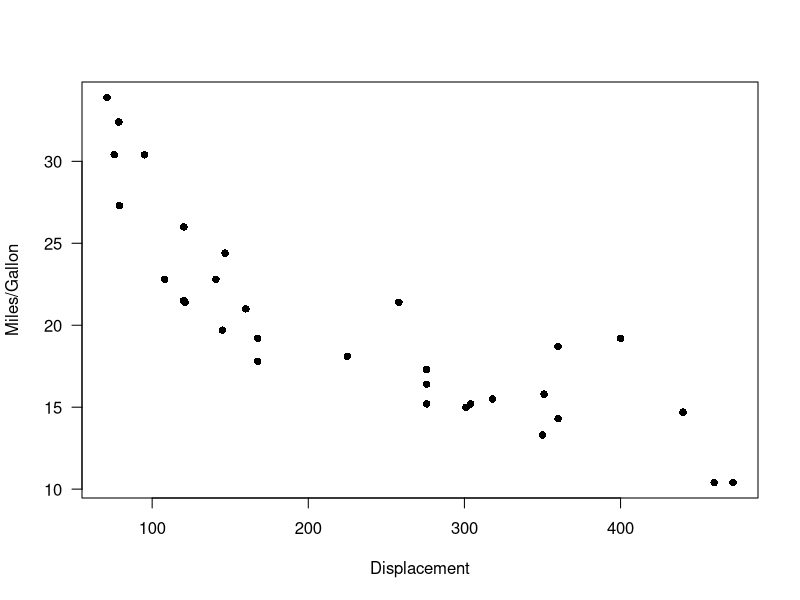
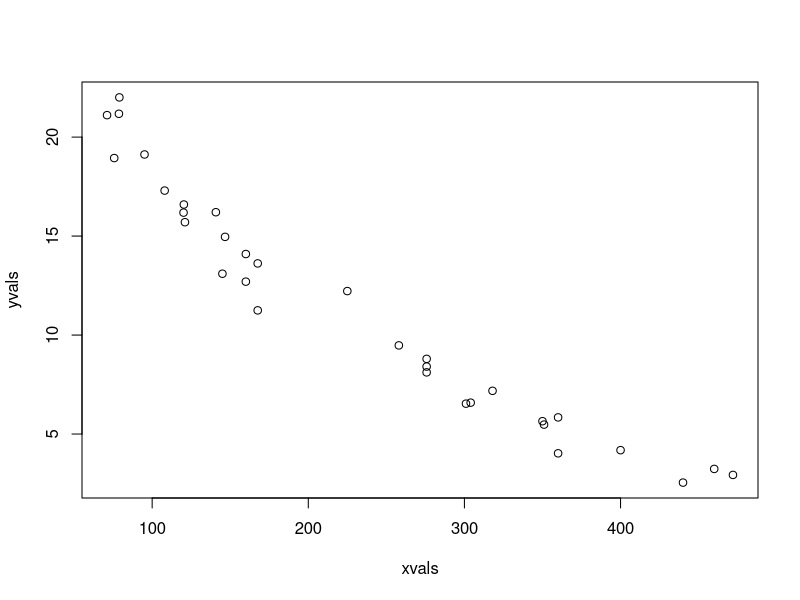
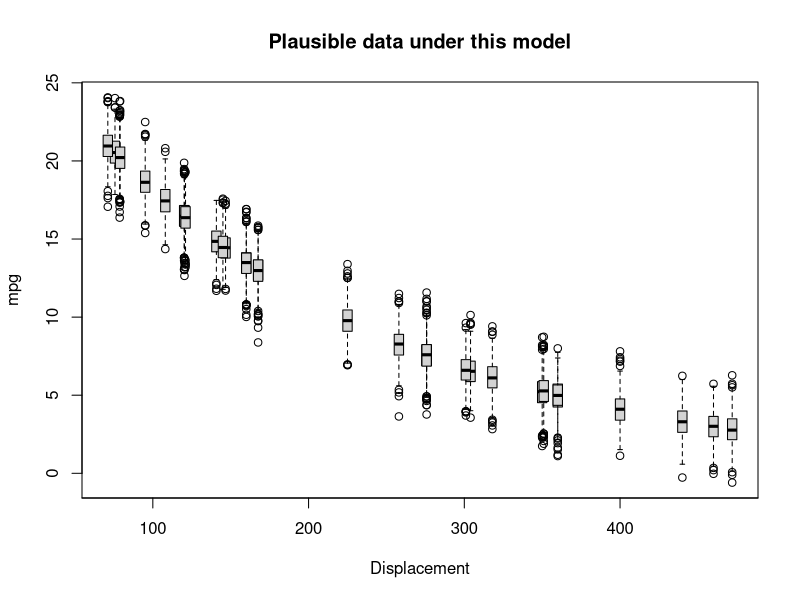
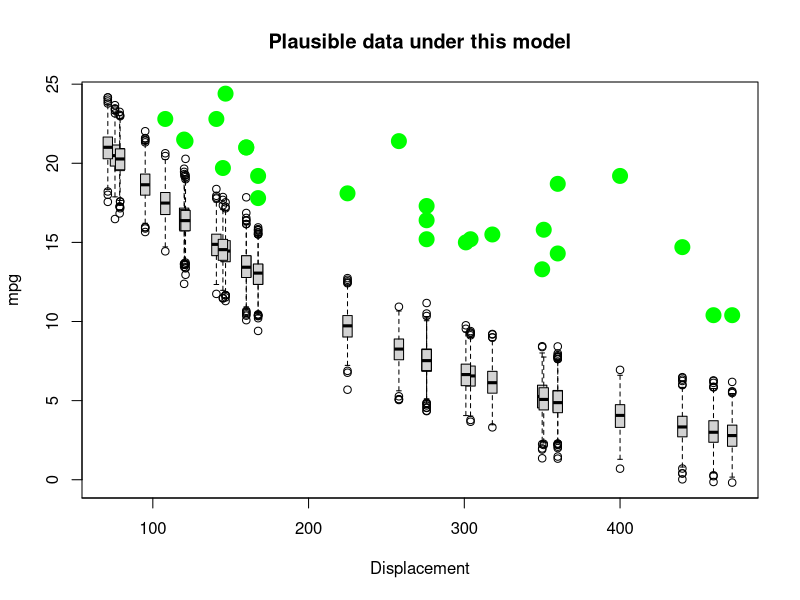
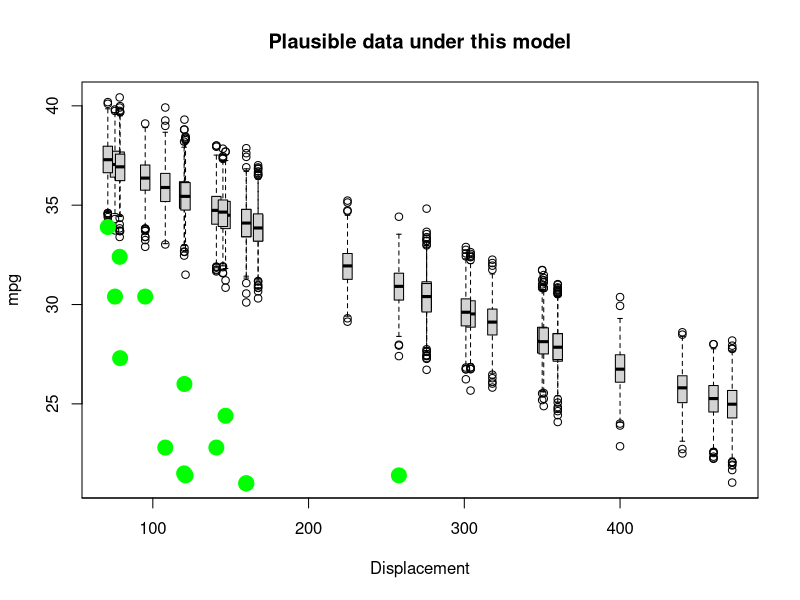
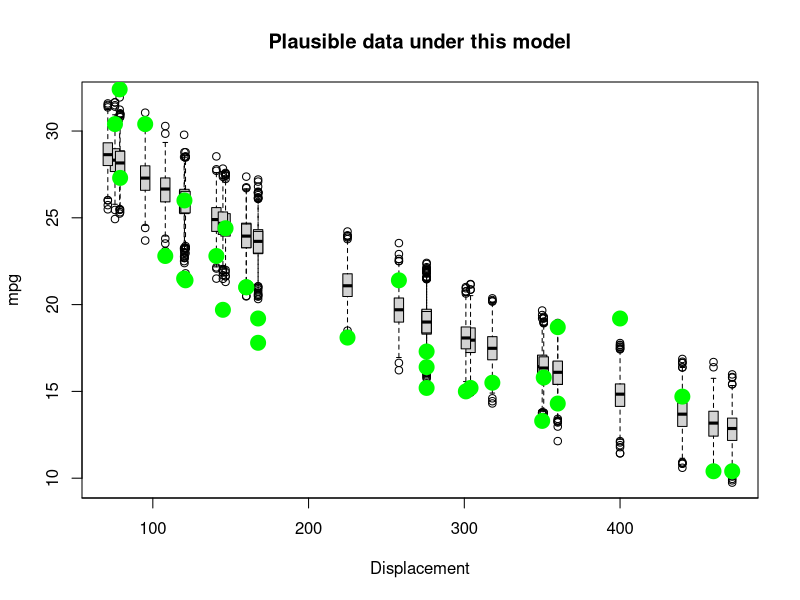
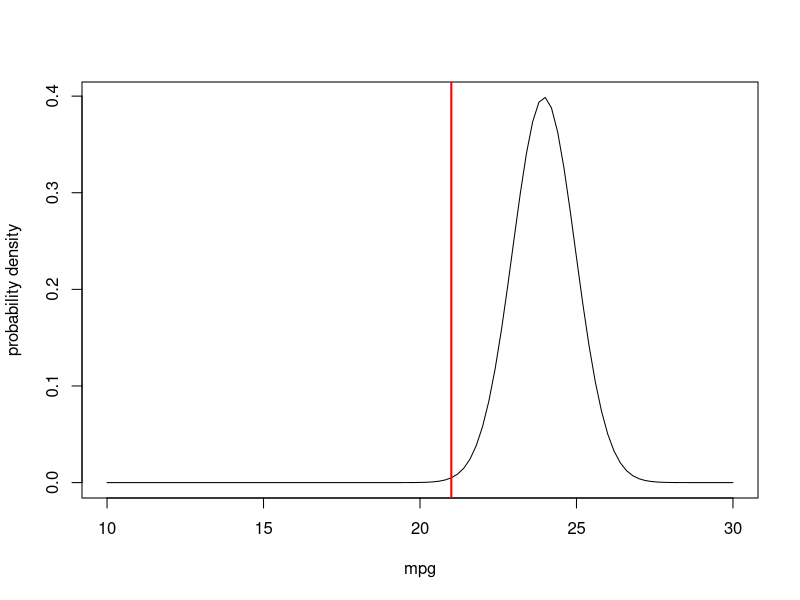
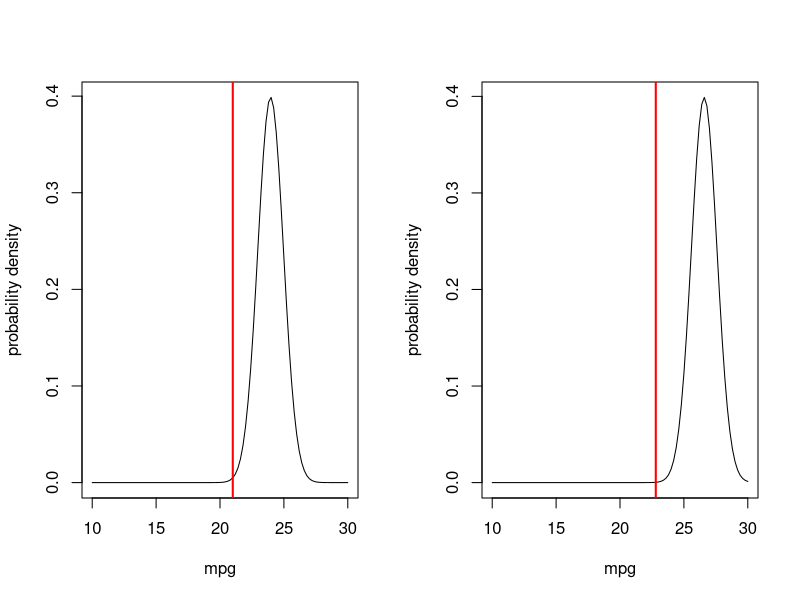

Generate these figures, in order, with R:
## ---- chunk 1
knitr::opts_chunk$set(echo = TRUE, cache = TRUE)
## ---- chunk 2
data(mtcars)

plot(mpg~disp, data = mtcars, las = 1, pch = 16, xlab = "Displacement", ylab = "Miles/Gallon")



## ---- chunk 3

Deterministic_component <- function(xvals,a,b){
  yexp <- a*exp(b*xvals)
  return(yexp)
}

DataGenerator_exp <- function(xvals,params){
  yexp <- Deterministic_component(xvals,params$a,params$b)  # get signal
  yvals <- rnorm(length(yexp),yexp,sqrt(params$c))     # add noise
  return(yvals)
}

## ---- chunk 4

xvals=mtcars$disp    # xvals same as data (this is a "fixed effect", so there is no random component here- we can't really "sample" x values)
params <- list()  
params$a=30
params$b=-0.005
params$c=1

yvals <- DataGenerator_exp(xvals,params)

plot(yvals~xvals)


## ---- chunk 5

PlotRangeOfPlausibleData <- function(xvals,params,reps){ 
  samplesize <- length(xvals)
  results <- array(0,dim=c(samplesize,reps))   # storage array for results
  for(i in 1:reps){
    yvals <- DataGenerator_exp(xvals,params)
    results[,i] <- yvals
  }
      # now make a boxplot of the results
  boxplot(lapply(1:nrow(results), function(i) results[i,]),at=xvals, xaxt="n",main="Plausible data under this model",ylab="mpg",xlab="Displacement",boxwex=6)
  cleanseq <- (seq(0,max(round(xvals/100)),length=(max(round(xvals/100)))+1))*100
  axis(1,at=cleanseq,labels = cleanseq)    # label the x axis properly
  
}

## ---- chunk 6
reps <- 1000    # number of replicate datasets to generate

PlotRangeOfPlausibleData(xvals,params,reps)

## ---- chunk 7
real_yvals <- mtcars$mpg
PlotRangeOfPlausibleData(xvals,params,reps)
points(xvals,real_yvals,pch=20,cex=3,col="green")
## ---- chunk 8
params$a=40       # was 30
params$b=-0.001   # was 0.005

    
PlotRangeOfPlausibleData(xvals,params,reps)
points(xvals,real_yvals,pch=20,cex=3,col="green")    # overlay the real data

## ---- chunk 9
params$a=33       # was 40
params$b=-0.002   # was 0.001

    
PlotRangeOfPlausibleData(xvals,params,reps)
points(xvals,real_yvals,pch=20,cex=3,col="green")    # overlay the real data
## ---- chunk 10

obs.data <- mtcars[1,c("mpg","disp")]
obs.data

## ---- chunk 11
############
# "best fit" parameters from above
############

params$a=33       # was 40
params$b=-0.002   # was 0.001
params$c=1

params

expected_val <- Deterministic_component(obs.data$disp,params$a,params$b)
expected_val

## ---- chunk 12
mean = expected_val   # 23.96
stdev = sqrt(params$c)

curve(dnorm(x,mean,stdev),10,30,xlab="mpg",ylab="probability density")   # probability density
abline(v=obs.data$mpg,col="red",lwd=2)

## ---- chunk 13
likelihood = dnorm(obs.data$mpg,mean,stdev)
likelihood
## ---- chunk 14

obs.data <- mtcars[c(1,3),c("mpg","disp")]
obs.data

par(mfrow=c(1,2))  # set up graphics!

for(i in 1:nrow(obs.data)){
  curve(dnorm(x,Deterministic_component(obs.data$disp[i],params$a,params$b),sqrt(params$c)),10,30,xlab="mpg",ylab="probability density")   # probability density
  abline(v=obs.data$mpg[i],col="red",lwd=2)
}

## ---- chunk 15
Likelihood <- dnorm(obs.data$mpg[1],Deterministic_component(obs.data$disp[1],params$a,params$b),sqrt(params$c)) *
              dnorm(obs.data$mpg[2],Deterministic_component(obs.data$disp[2],params$a,params$b),sqrt(params$c))  
Likelihood
## ---- chunk 16
obs.data <- mtcars[c(1,3,4,5),c("mpg","disp")]
obs.data

par(mfrow=c(2,2))  # set up graphics!

for(i in 1:nrow(obs.data)){
  curve(dnorm(x,Deterministic_component(obs.data$disp[i],params$a,params$b),sqrt(params$c)),10,30,xlab="mpg",ylab="probability density")   # probability density
  abline(v=obs.data$mpg[i],col="red",lwd=2)
}

## ---- chunk 17
Likelihood <- 1     # initialize the likelihood
for(i in 1:nrow(obs.data)){
  Likelihood <- Likelihood * dnorm(obs.data$mpg[i],Deterministic_component(obs.data$disp[i],params$a,params$b),sqrt(params$c))
}
Likelihood
## ---- chunk 18

Likelihood <- prod(dnorm(obs.data$mpg,Deterministic_component(obs.data$disp,params$a,params$b),sqrt(params$c)))
Likelihood
## ---- chunk 19
full.data <- mtcars[,c("mpg","disp")]
Likelihood <- prod(dnorm(full.data$mpg,Deterministic_component(full.data$disp,params$a,params$b),sqrt(params$c)))
Likelihood
## ---- chunk 20
Log.Likelihood <- sum(dnorm(full.data$mpg,Deterministic_component(full.data$disp,params$a,params$b),sqrt(params$c),log=TRUE)) 
Log.Likelihood  
exp(Log.Likelihood)   # we can convert back to likelihood if we want...
## ---- chunk 21
LogLikFunction <- function(params,df,yvar,xvar){
  LogLik <- sum(dnorm(df[,yvar],Deterministic_component(df[,xvar],params['a'],params['b']),sqrt(params['c']),log=TRUE))
  return(LogLik)
}
LogLikFunction(unlist(params),df=mtcars,yvar="mpg",xvar="disp")
## ---- chunk 22
MLE <- optim(fn=LogLikFunction,par=unlist(params),df=mtcars,yvar="mpg",xvar="disp",control=list(fnscale=-1))  # note, the control param is set so that "optim" maximizes rather than minimizes the Log-likelihood. 
## ---- chunk 23
MLE$par
## ---- chunk 24
MLE$value
## ---- chunk 25
bestParams <- as.list(MLE$par)

xvals=mtcars$disp
yvals <- mtcars$mpg
PlotRangeOfPlausibleData(xvals,bestParams,1000)
points(xvals,yvals,pch=20,cex=3,col="green")

